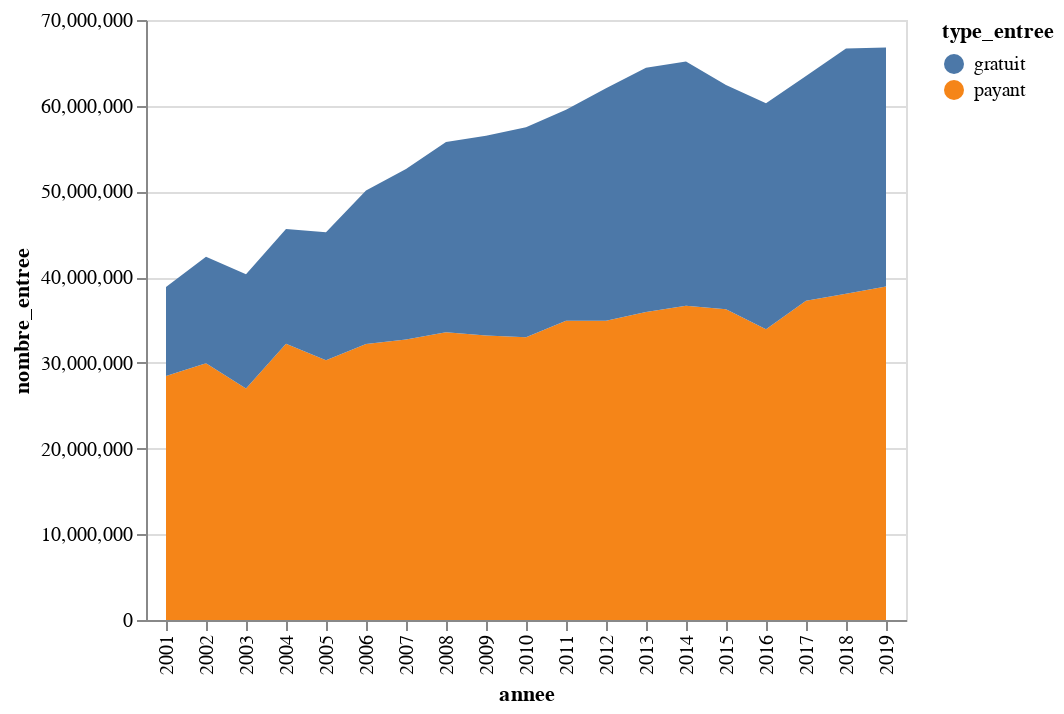

Here is the notebook cell this chart was saved with:
### Markdown cell above
A cela, il faut également ajouter qu'`Altair` permet d'ajouter une information sur le **type de données** de façon très efficace. On peut retrouver à [cette adresse](https://altair-viz.github.io/user_guide/encoding.html#encoding-data-types) la liste de tous les types de données que l'on peut appliquer sur des jeux de données à l'aide d'`Altair`.

En pratique, le plus simple est de faire suivre le nom de la colonne du tableau de données par `:` suivi d'une lettre décrivant le **type de données**.

Actuellement, la colonne `annee` de notre tableau de données `pandas` est au format numérique (`float` plus exactement, qui permet de décrire le nombres décimaux). Dans notre cas, il s'agit plutôt d'une **variable ordinale**, c'est-à-dire, d'une **variable catégorielle** pour laquelle l'ordre a une certaine importance.

Pour cela, on peut simplement ajouter le suffixe `:O` à notre nom de colonne que l'on passe en argument de la méthode `.encode()`.

### Code cell
# On ajoute le suffixe ":O" à la colonne "annee" pour indiquer qu'il s'agit d'une variable catégorielle
# ordinale et nom d'un type de données numérique
alt.Chart(df_long_freq_annee).mark_area().encode(
    x="annee:O",
    y="nombre_entree",
    color="type_entree"
)

### Figure 1 — Vega-Lite specification as saved in the notebook (floating-point values rounded to 4 significant figures)
{"config": {"view": {"continuousWidth": 400, "continuousHeight": 300}}, "data": {"name": "data-37c891bb50915f3e536e0f602ba2dae9"}, "mark": "area", "encoding": {"color": {"type": "nominal", "field": "type_entree"}, "x": {"type": "ordinal", "field": "annee"}, "y": {"type": "quantitative", "field": "nombre_entree"}}, "$schema": "https://vega.github.io/schema/vega-lite/v4.8.1.json", "datasets": {"data-37c891bb50915f3e536e0f602ba2dae9": [{"annee": 2001, "type_entree": "payant", "nombre_entree": 28470000.0}, {"annee": 2002, "type_entree": "payant", "nombre_entree": 29950000.0}, {"annee": 2003, "type_entree": "payant", "nombre_entree": 27010000.0}, {"annee": 2004, "type_entree": "payant", "nombre_entree": 32220000.0}, {"annee": 2005, "type_entree": "payant", "nombre_entree": 30320000.0}, {"annee": 2006, "type_entree": "payant", "nombre_entree": 32200000.0}, {"annee": 2007, "type_entree": "payant", "nombre_entree": 32710000.0}, {"annee": 2008, "type_entree": "payant", "nombre_entree": 33580000.0}, {"annee": 2009, "type_entree": "payant", "nombre_entree": 33190000.0}, {"annee": 2010, "type_entree": "payant", "nombre_entree": 33000000.0}, {"annee": 2011, "type_entree": "payant", "nombre_entree": 34910000.0}, {"annee": 2012, "type_entree": "payant", "nombre_entree": 34910000.0}, {"annee": 2013, "type_entree": "payant", "nombre_entree": 35930000.0}, {"annee": 2014, "type_entree": "payant", "nombre_entree": 36650000.0}, {"annee": 2015, "type_entree": "payant", "nombre_entree": 36240000.0}, {"annee": 2016, "type_entree": "payant", "nombre_entree": 33910000.0}, {"annee": 2017, "type_entree": "payant", "nombre_entree": 37230000.0}, {"annee": 2018, "type_entree": "payant", "nombre_entree": 38050000.0}, {"annee": 2019, "type_entree": "payant", "nombre_entree": 38920000.0}, {"annee": 2001, "type_entree": "gratuit", "nombre_entree": 10380000.0}, {"annee": 2002, "type_entree": "gratuit", "nombre_entree": 12420000.0}, {"annee": 2003, "type_entree": "gratuit", "nombre_entree": 13310000.0}, {"annee": 2004, "type_entree": "gratuit", "nombre_entree": 13410000.0}, {"annee": 2005, "type_entree": "gratuit", "nombre_entree": 14930000.0}, {"annee": 2006, "type_entree": "gratuit", "nombre_entree": 17920000.0}, {"annee": 2007, "type_entree": "gratuit", "nombre_entree": 19910000.0}, {"annee": 2008, "type_entree": "gratuit", "nombre_entree": 22190000.0}, {"annee": 2009, "type_entree": "gratuit", "nombre_entree": 23290000.0}, {"annee": 2010, "type_entree": "gratuit", "nombre_entree": 24500000.0}, {"annee": 2011, "type_entree": "gratuit", "nombre_entree": 24600000.0}, {"annee": 2012, "type_entree": "gratuit", "nombre_entree": 27140000.0}, {"annee": 2013, "type_entree": "gratuit", "nombre_entree": 28500000.0}, {"annee": 2014, "type_entree": "gratuit", "nombre_entree": 28500000.0}, {"annee": 2015, "type_entree": "gratuit", "nombre_entree": 26170000.0}, {"annee": 2016, "type_entree": "gratuit", "nombre_entree": 26360000.0}, {"annee": 2017, "type_entree": "gratuit", "nombre_entree": 26240000.0}, {"annee": 2018, "type_entree": "gratuit", "nombre_entree": 28620000.0}, {"annee": 2019, "type_entree": "gratuit", "nombre_entree": 27870000.0}]}}
